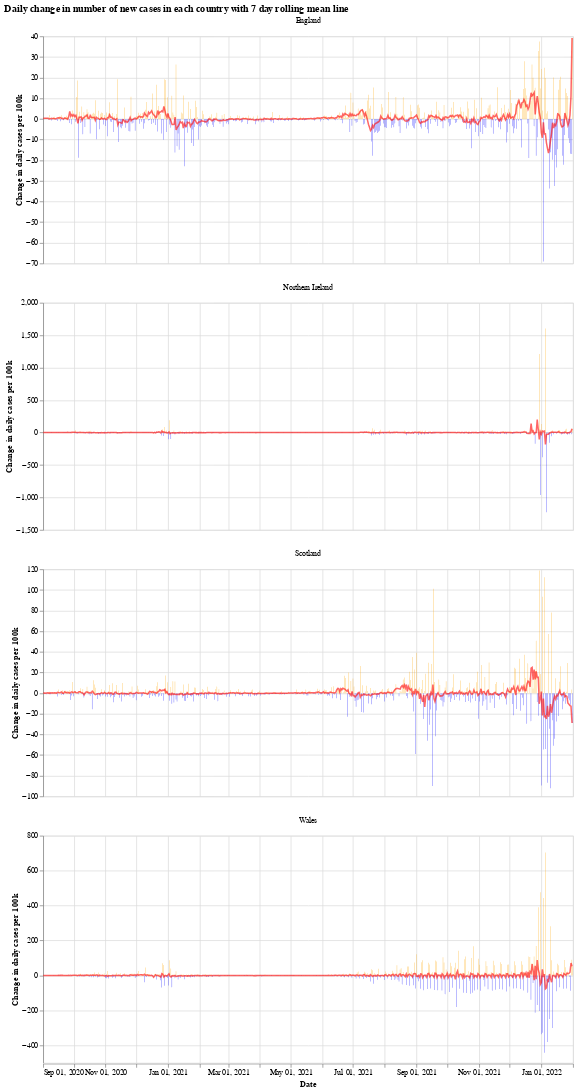

Source (notebook cell):
### Markdown cell above
We will use the Python library `Altair` for visualising the data, see the [altair docs](https://altair-viz.github.io/) for more information.

First we have a graph which shows the daily change in the number of new cases for each country. This number jumps up and down all over the place, which is likely due to delay in reporting of new cases over the weekend. Another interesting thing is that it looks like the daily cases in Wales experienced a much shorter period of calm over the summer (calm in the sense of daily cases not jumping up and down).

The orange bars are days when the number of new cases (per 100k population) was more than the previous day, while the blue are days when the number of new cases dropped. The red line is the 7 day moving average. 

When the moving average line is below 0, it means that there is a consistent drop in new cases. We can see this clearly happening around the times that lockdowns were introduced (though, to varying degrees). I will update the graphs soon with a marker of when each lockdown started.

### Code cell
# collapse
import altair as alt

bars = alt.Chart(uk_cases).mark_bar().encode(
    x=alt.X("yearmonthdate(date):T", axis=alt.Axis(title='Date')),
    y=alt.Y("casesChangeRate:Q", axis=alt.Axis(title='Change in daily cases per 100k')),
    tooltip='casesChange',
    color=alt.condition(
        alt.datum.casesChangeRate > 0,
        alt.value("orange"),  # The positive color
        alt.value("blue")  # The negative color
    )
).properties(title='Daily change in number of new cases with 7 day rolling mean',width=700).interactive()

line = alt.Chart(uk_cases).mark_line(
    color='red',
    size=2,
    opacity=0.6
).transform_window(
    rolling_mean='mean(casesChangeRate)',
    frame=[0, 7],
    groupby=['areaName']
).encode(
    x='yearmonthdate(date):T',
    y='rolling_mean:Q'
)

alt.layer(bars, line, data=uk_cases).facet(alt.Column(
    'areaName', title=''), columns=1).resolve_scale(y='independent').properties(title='Daily change in number of new cases in each country with 7 day rolling mean line')

### Figure 1 — Vega-Lite specification as saved in the notebook (floating-point values rounded to 4 significant figures; data arrays with more than 128 entries replaced by an {"elided": "..."} marker saying what was removed)
{"config": {"view": {"continuousWidth": 400, "continuousHeight": 300}}, "data": {"name": "data-eea48d687793052c0625df1697486dec"}, "facet": {"type": "nominal", "field": "areaName", "title": ""}, "spec": {"layer": [{"mark": "bar", "encoding": {"color": {"condition": {"value": "orange", "test": "(datum.casesChangeRate > 0)"}, "value": "blue"}, "tooltip": {"type": "quantitative", "field": "casesChange"}, "x": {"type": "temporal", "axis": {"title": "Date"}, "field": "date", "timeUnit": "yearmonthdate"}, "y": {"type": "quantitative", "axis": {"title": "Change in daily cases per 100k"}, "field": "casesChangeRate"}}, "selection": {"selector001": {"type": "interval", "bind": "scales", "encodings": ["x", "y"]}}, "title": "Daily change in number of new cases with 7 day rolling mean", "width": 700}, {"mark": {"type": "line", "color": "red", "opacity": 0.6, "size": 2}, "encoding": {"x": {"type": "temporal", "field": "date", "timeUnit": "yearmonthdate"}, "y": {"type": "quantitative", "field": "rolling_mean"}}, "transform": [{"window": [{"op": "mean", "field": "casesChangeRate", "as": "rolling_mean"}], "frame": [0, 7], "groupby": ["areaName"]}]}]}, "columns": 1, "resolve": {"scale": {"y": "independent"}}, "title": "Daily change in number of new cases in each country with 7 day rolling mean line", "$schema": "https://vega.github.io/schema/vega-lite/v4.8.1.json", "datasets": {"data-eea48d687793052c0625df1697486dec": {"elided": "2072 records"}}}
